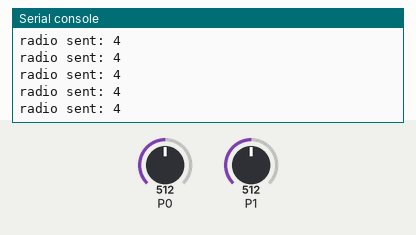
Recording of a program running on a simulated BBC micro:bit (MakeCode). On the bench: the last lines printed to the serial console. The inputs (shaded band) are chosen by the test bench; at power-on: P0 = 512, P1 = 512 (analog values on the 0–1023 scale). No radio messages arrive unless stated (any console line starting 'radio sent:' is added by the test bench).

Above: at 1.2 s.
1.3 s: P0 set to 1010
At 2.1 s:
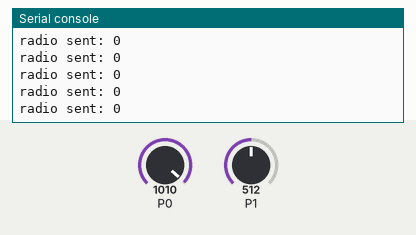
2.8 s: P0 set to 0
At 3.9 s:
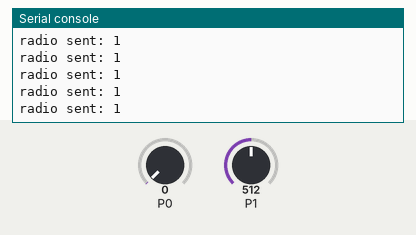
Timing chart, 0 to 5.8 s (numbered marks = the images above; inputs shaded):
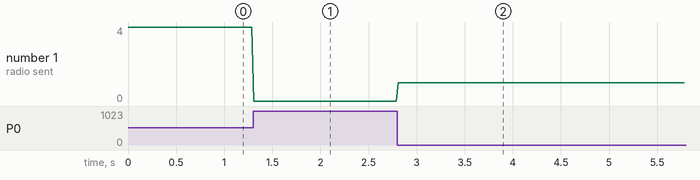

The program:

main.ts
```typescript
radio.setGroup(1)
let move = 4
basic.forever(function () {
    if (pins.analogReadPin(AnalogPin.P0) > 1000) {
        // to toBack
        move = 0
    } else if (pins.analogReadPin(AnalogPin.P0) < 10) {
        // to toBottom
        move = 1
    } else if (pins.analogReadPin(AnalogPin.P1) < 10) {
        // to toRight
        move = 2
    } else if (pins.analogReadPin(AnalogPin.P1) > 1000) {
        // to toRight
        move = 3
    } else {
        move = 4
    }
    radio.sendNumber(move)
})
```

test.ts
```typescript
// les tests vont ici ; cela ne sera pas compilé si ce paquet est utilisé en tant qu'extension.
```

Measured:
- after the input at 1.3 s, the serial console: prints a new line at once (image 1)
- after the input at 2.8 s, the serial console: prints a new line at once (image 2)
- plotted number 1: 4 → 0 after the input at 1.3 s, 0 → 1 after the input at 2.8 s
